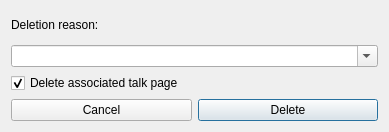
<?xml version="1.0" encoding="UTF-8"?>
<ui version="4.0">
 <class>DeleteForm</class>
 <widget class="QDialog" name="DeleteForm">
  <property name="geometry">
   <rect>
    <x>0</x>
    <y>0</y>
    <width>389</width>
    <height>132</height>
   </rect>
  </property>
  <property name="sizePolicy">
   <sizepolicy hsizetype="Fixed" vsizetype="Fixed">
    <horstretch>0</horstretch>
    <verstretch>0</verstretch>
   </sizepolicy>
  </property>
  <property name="windowTitle">
   <string>Delete</string>
  </property>
  <layout class="QVBoxLayout" name="verticalLayout">
   <item>
    <widget class="QLabel" name="label">
     <property name="text">
      <string>Deletion reason:</string>
     </property>
    </widget>
   </item>
   <item>
    <widget class="QComboBox" name="comboBox">
     <property name="editable">
      <bool>true</bool>
     </property>
    </widget>
   </item>
   <item>
    <widget class="QCheckBox" name="checkBox_2">
     <property name="text">
      <string>Delete associated talk page</string>
     </property>
     <property name="checked">
      <bool>true</bool>
     </property>
    </widget>
   </item>
   <item>
    <layout class="QHBoxLayout" name="horizontalLayout">
     <item>
      <widget class="QPushButton" name="pushButton_2">
       <property name="text">
        <string>Cancel</string>
       </property>
      </widget>
     </item>
     <item>
      <widget class="QPushButton" name="pushButton">
       <property name="mouseTracking">
        <bool>false</bool>
       </property>
       <property name="text">
        <string>Delete</string>
       </property>
       <property name="default">
        <bool>true</bool>
       </property>
      </widget>
     </item>
    </layout>
   </item>
  </layout>
 </widget>
 <resources/>
 <connections/>
</ui>
